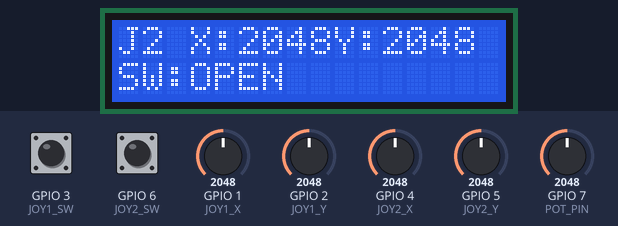
Bench run of a sketch on a simulated ESP32-S3. Parts: 16×2 character LCD. The inputs (shaded band) are chosen by the test bench; at power-on: GPIO 3 (JOY1_SW) HIGH, GPIO 6 (JOY2_SW) HIGH, GPIO 1 (JOY1_X) = 2048, GPIO 2 (JOY1_Y) = 2048, GPIO 4 (JOY2_X) = 2048, GPIO 5 (JOY2_Y) = 2048, GPIO 7 (POT_PIN) = 2048 (analog values on the 0–4095 scale). What the sketch prints to the serial monitor is not drawn.

Above: at 3.3 s.
3.4 s: GPIO 3 (JOY1_SW) pulled LOW for 3 s
At 5.7 s:
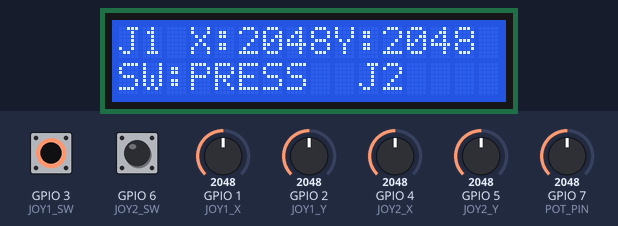
11.8 s: GPIO 6 (JOY2_SW) pulled LOW for 3 s
At 16.1 s:
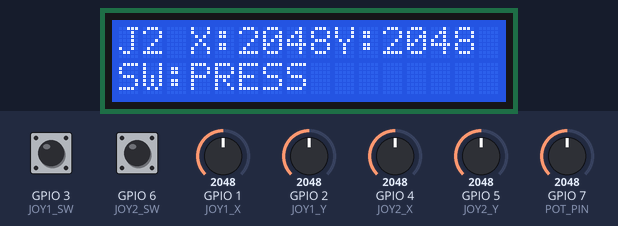
16.9 s: GPIO 1 (JOY1_X) set to 2866
At 18.3 s:
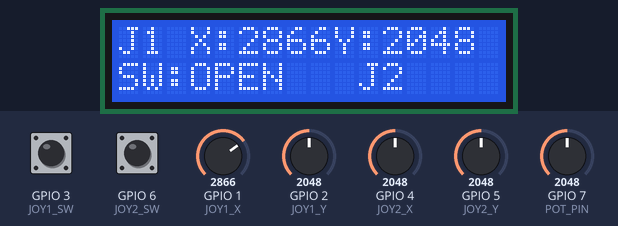
20.8 s: GPIO 2 (JOY1_Y) set to 2866
At 24.2 s:
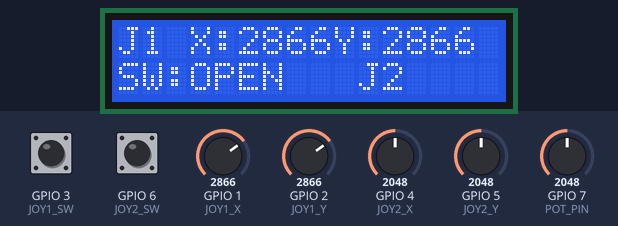
25.2 s: GPIO 4 (JOY2_X) set to 122
At 28.6 s:
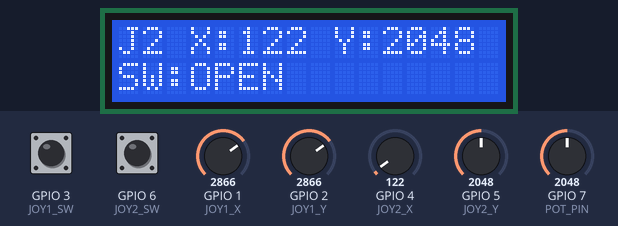
33.0 s: GPIO 5 (JOY2_Y) set to 2866
At 37.8 s:
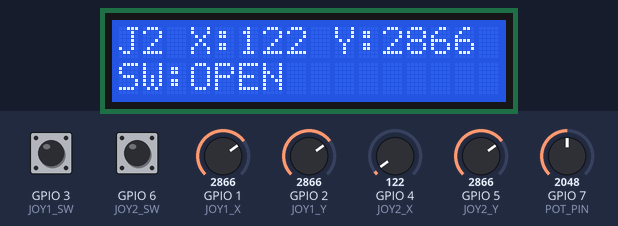
Timing chart, 0 to 39.3 s (numbered marks = the images above; inputs shaded):
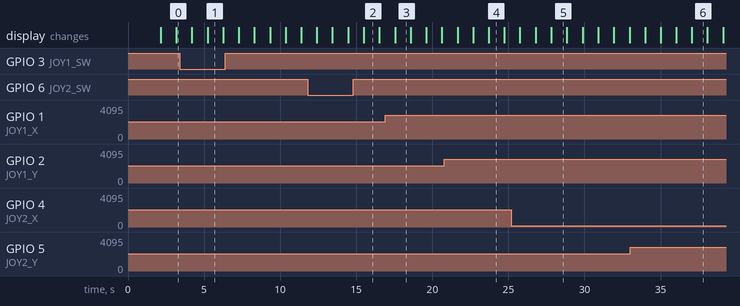

The sketch:

sketch.ino
```cpp
#include <Wire.h>
#include <LiquidCrystal_I2C.h>

// =====================================================
// ESP32-S3 DUAL JOYSTICK + POTENTIOMETER + LCD
// =====================================================

// ---------------- JOYSTICK 1 ----------------
#define JOY1_X   1
#define JOY1_Y   2
#define JOY1_SW  3

// ---------------- JOYSTICK 2 ----------------
#define JOY2_X   4
#define JOY2_Y   5
#define JOY2_SW  6

// ---------------- POTENTIOMETER ----------------
#define POT_PIN  7

// ---------------- I2C LCD ----------------
#define LCD_SDA  8
#define LCD_SCL  9

// Common I2C address: 0x27
// Some LCD modules use 0x3F
LiquidCrystal_I2C lcd(0x27, 16, 2);


// =====================================================
// SETUP
// =====================================================

void setup() {

  Serial.begin(115200);

  // Joystick push buttons
  pinMode(JOY1_SW, INPUT_PULLUP);
  pinMode(JOY2_SW, INPUT_PULLUP);

  // 12-bit ADC
  analogReadResolution(12);

  // Start I2C
  Wire.begin(LCD_SDA, LCD_SCL);

  // Start LCD
  lcd.init();
  lcd.backlight();

  // Startup screen
  lcd.clear();
  lcd.setCursor(0, 0);
  lcd.print("JOYSTICK SYSTEM");

  lcd.setCursor(0, 1);
  lcd.print("ESP32-S3 READY");

  delay(2000);

  lcd.clear();

  Serial.println("======================================");
  Serial.println(" ESP32-S3 JOYSTICK CONTROL SYSTEM");
  Serial.println("======================================");
}


// =====================================================
// MAIN LOOP
// =====================================================

void loop() {

  // ---------------- READ JOYSTICK 1 ----------------

  int joy1X = analogRead(JOY1_X);
  int joy1Y = analogRead(JOY1_Y);
  bool joy1Pressed = (digitalRead(JOY1_SW) == LOW);


  // ---------------- READ JOYSTICK 2 ----------------

  int joy2X = analogRead(JOY2_X);
  int joy2Y = analogRead(JOY2_Y);
  bool joy2Pressed = (digitalRead(JOY2_SW) == LOW);


  // ---------------- READ POTENTIOMETER ----------------

  int potValue = analogRead(POT_PIN);

  float potVoltage = (potValue / 4095.0) * 3.3;

  int potPercent = map(potValue, 0, 4095, 0, 100);


  // ===================================================
  // SERIAL MONITOR
  // ===================================================

  Serial.println("--------------------------------------");

  Serial.print("JOY1  X: ");
  Serial.print(joy1X);

  Serial.print("  Y: ");
  Serial.print(joy1Y);

  Serial.print("  SW: ");
  Serial.println(joy1Pressed ? "PRESSED" : "RELEASED");


  Serial.print("JOY2  X: ");
  Serial.print(joy2X);

  Serial.print("  Y: ");
  Serial.print(joy2Y);

  Serial.print("  SW: ");
  Serial.println(joy2Pressed ? "PRESSED" : "RELEASED");


  Serial.print("POT   ADC: ");
  Serial.print(potValue);

  Serial.print("  Voltage: ");
  Serial.print(potVoltage, 2);

  Serial.print(" V  ");

  Serial.print("Level: ");
  Serial.print(potPercent);

  Serial.println("%");


  // ===================================================
  // LCD DISPLAY
  // ===================================================

  // Screen 1: Joystick 1
  lcd.clear();

  lcd.setCursor(0, 0);
  lcd.print("J1 X:");
  lcd.print(joy1X);

  lcd.setCursor(9, 0);
  lcd.print("Y:");
  lcd.print(joy1Y);

  lcd.setCursor(0, 1);
  lcd.print("SW:");
  lcd.print(joy1Pressed ? "PRESS" : "OPEN ");

  lcd.setCursor(10, 1);
  lcd.print("J2");

  delay(1000);


  // Screen 2: Joystick 2
  lcd.clear();

  lcd.setCursor(0, 0);
  lcd.print("J2 X:");
  lcd.print(joy2X);

  lcd.setCursor(9, 0);
  lcd.print("Y:");
  lcd.print(joy2Y);

  lcd.setCursor(0, 1);
  lcd.print("SW:");
  lcd.print(joy2Pressed ? "PRESS" : "OPEN ");

  delay(1000);


  // Screen 3: Potentiometer
  lcd.clear();

  lcd.setCursor(0, 0);
  lcd.print("POT:");

  lcd.print(potPercent);
  lcd.print("%");

  lcd.setCursor(0, 1);
  lcd.print("V:");
  lcd.print(potVoltage, 2);
  lcd.print("V");

  delay(1000);
}
```

Measured:
- after the input at 3.4 s, the display: first differs from a run without the input after 1.8 s (image 1)
- after the input at 11.8 s, the display: first differs from a run without the input after 3.7 s (image 2)
- what the display in image 1 shows lasts 1.1 s, from 5.2 s to 6.3 s
